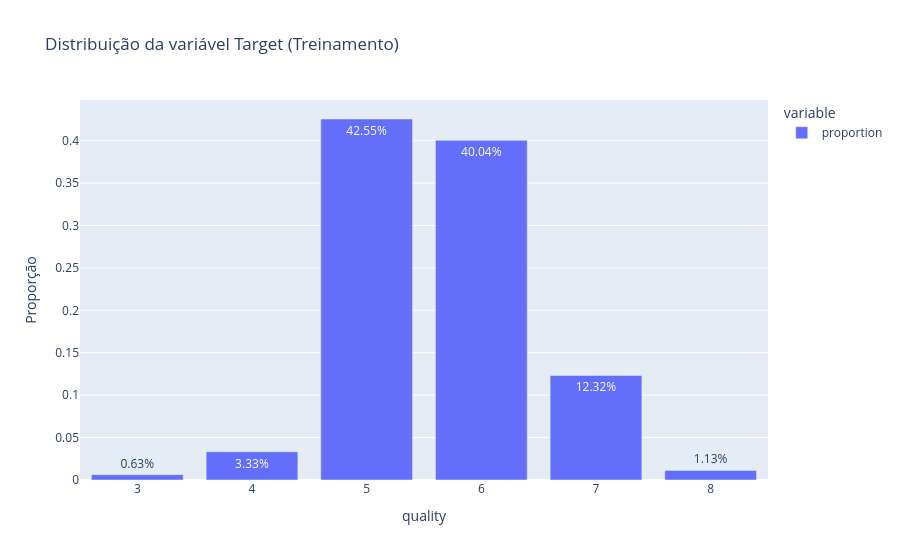

Here is the notebook cell this chart was saved with:
### Markdown cell above
A variável alvo de treinamento deve ser balanceada para que a distribuição de valores entre suas classes sejam equilibradas.
O histograma abaixo mostra que os dados são desbalanceados. Para corrigí-los, o modelo SMOTE será aplicado.

### Code cell
px.bar(df['quality'].value_counts(normalize=True), title="Distribuição da variável Target (Treinamento)", labels={'index': 'Quality', 'value': 'Proporção'}, text_auto='.2%').show()

### Figure 1 — Plotly figure (JSON) as saved in the notebook; plotly's stock layout.template omitted (floating-point values rounded to 4 significant figures)
{"data": [{"hovertemplate": "variable=proportion<br>quality=%{x}<br>Proporção=%{y}<extra></extra>", "legendgroup": "proportion", "marker": {"color": "#636efa", "pattern": {"shape": ""}}, "name": "proportion", "orientation": "v", "showlegend": true, "textposition": "auto", "texttemplate": "%{y:.2%}", "type": "bar", "x": [5, 6, 7, 4, 8, 3], "xaxis": "x", "y": [0.4255, 0.4004, 0.1232, 0.03331, 0.01131, 0.006285], "yaxis": "y"}], "layout": {"barmode": "relative", "legend": {"title": {"text": "variable"}, "tracegroupgap": 0}, "title": {"text": "Distribuição da variável Target (Treinamento)"}, "xaxis": {"anchor": "y", "domain": [0, 1], "title": {"text": "quality"}}, "yaxis": {"anchor": "x", "domain": [0, 1], "title": {"text": "Proporção"}}}}
